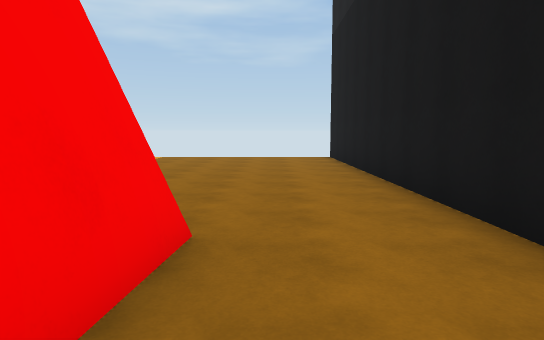
[1] (above)

21 first-person views from a walk through a 3-D level made in the Unity game engine. The camera is 1.5 m above the floor, tilts 6° down and sees 75° across. The floor is counted in squares, 2 m on a side. Each view is taken from the middle of a square. On the plan, view 1 faces up. The plan holds only what a view shows up to about 11 squares ahead; the rest is blank. The place goes on beyond the plan.

[2]
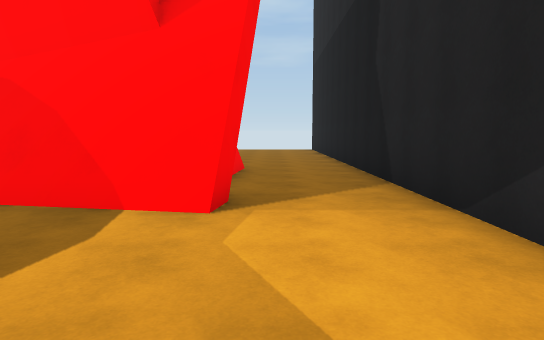

[3]
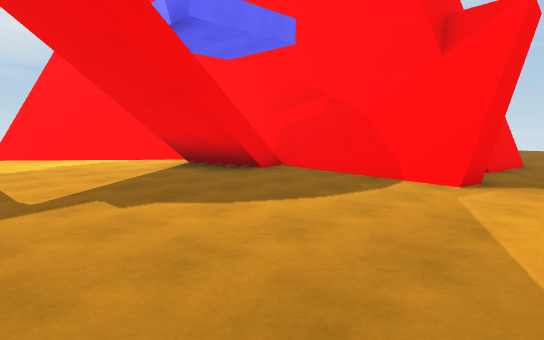

[4]
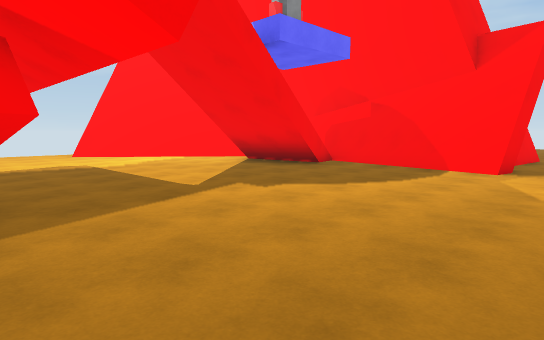

[5]
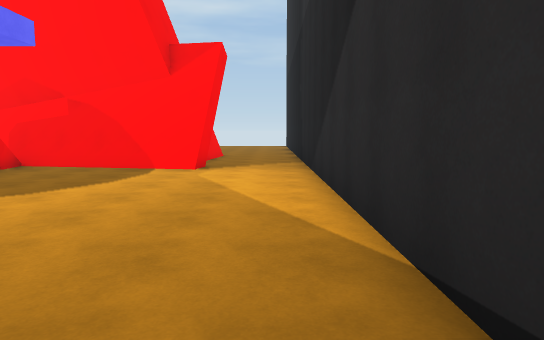

[6]
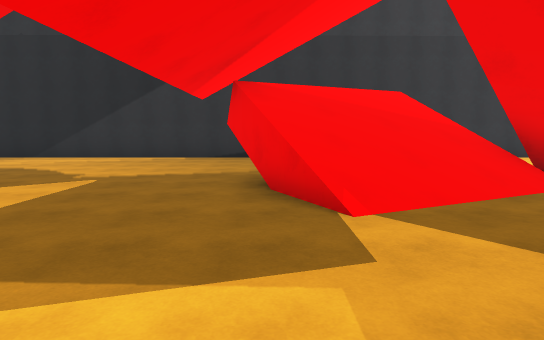

[7]
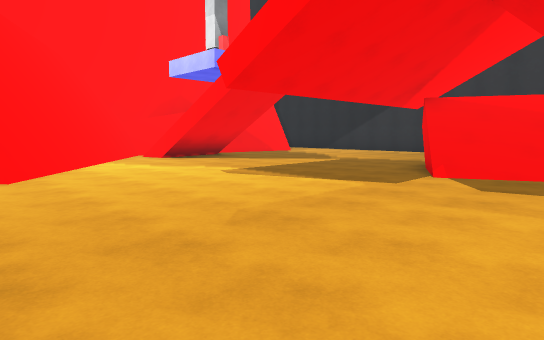

[8]
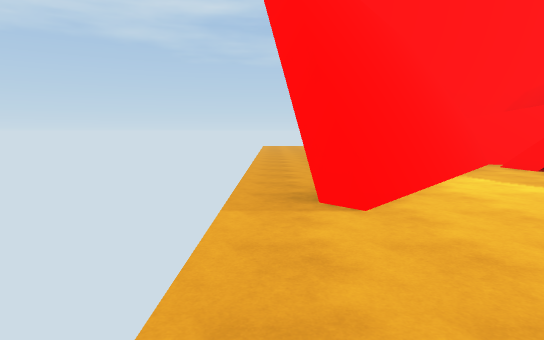

[9]
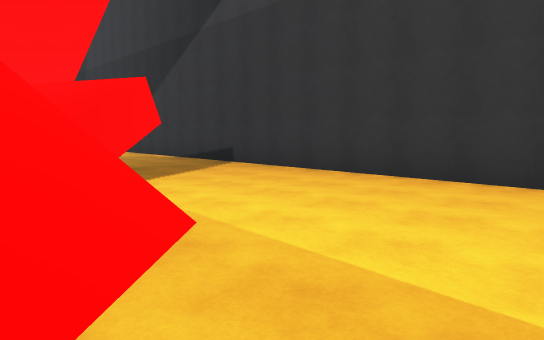

[10]
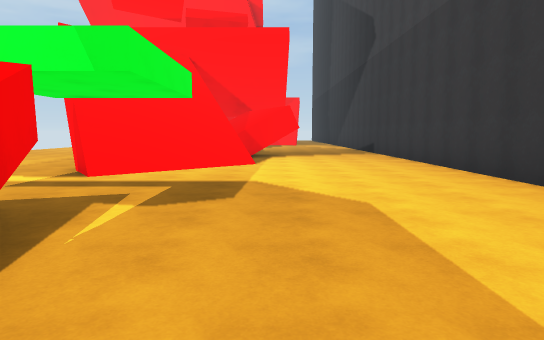

[11]
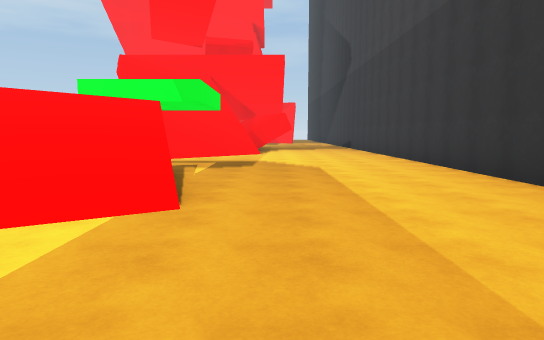

[12]
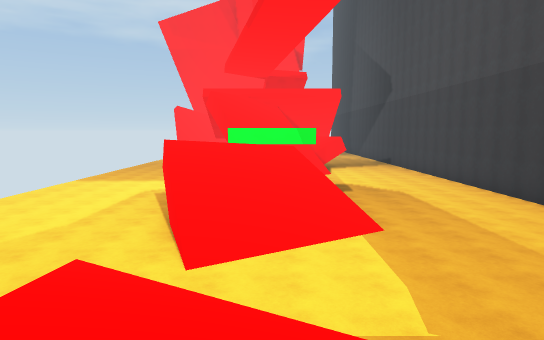

[13]
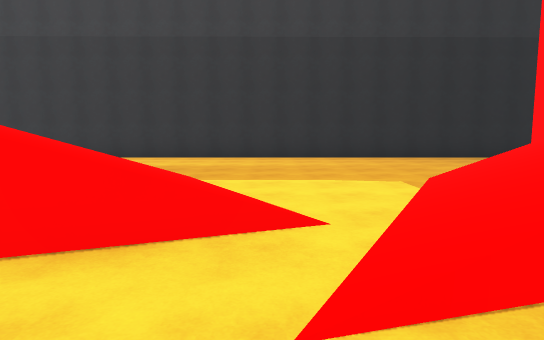

[14]
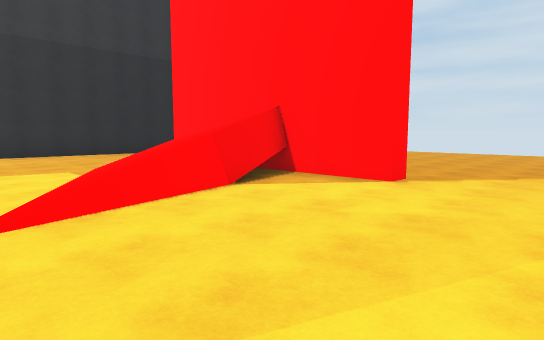

[15]
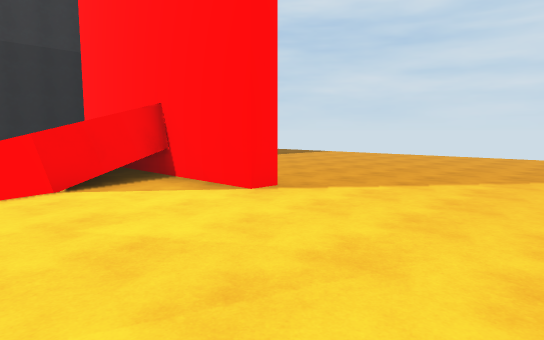

[16]
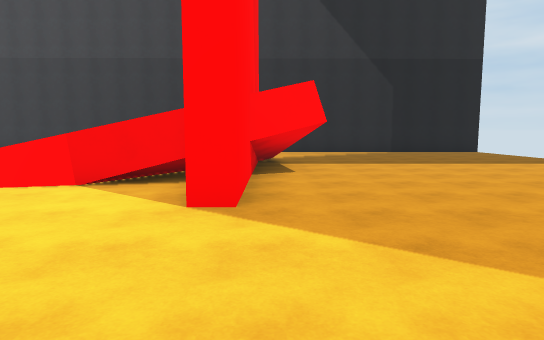

[17]
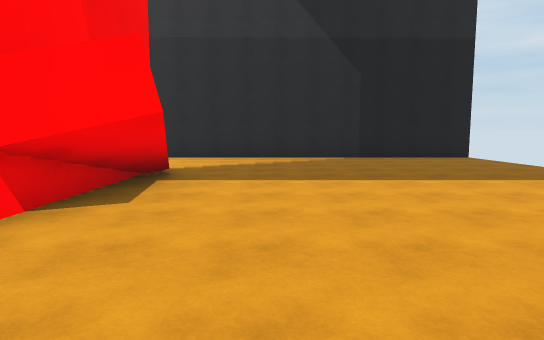

[18]
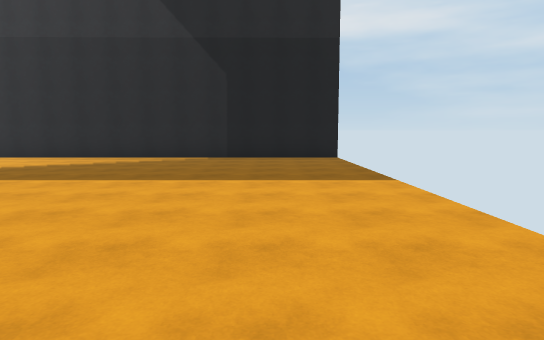

[19]
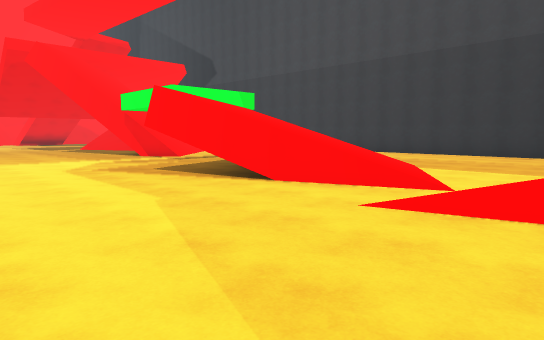

[20]
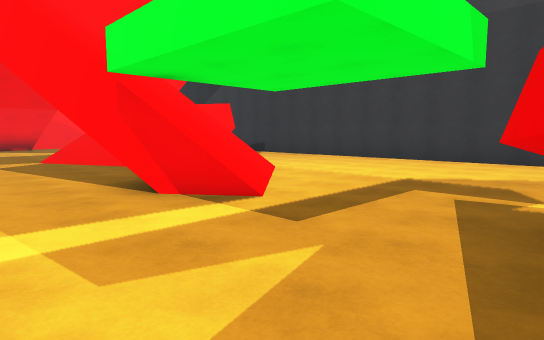

[21]
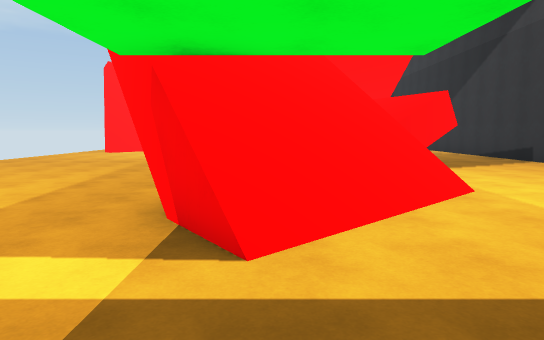

### Floor plan
Key: @ floor where view 1 was taken; # wall or solid block; . main floor; : floor 1.5 m higher than the main floor; + floor 2 m higher than the main floor; / step, stairs or slope; = window, fence, low wall or low ledge.
Columns run from 12 left of view 1 to 2 right of it. Each row starts with its distance up from view 1.
 11               #
 10          .....#
  9          .....#
  8          .....#
  7           ....#
  6           ....#
  5           ....#
  4            ...#
  3            ...#
  2 ..         #..#
  1 ..         #..#
  0 ..   ####  .@.#
 -1 ..  ########..#
 -2 .. ###  ......#
 -3 ..##.#  ......#
 -4 .##...........#
 -5 .#............#
 -6 ..............#
 -7 ..............#
 -8 ..............#
 -9 .......//=....#
-10 ....../////...#
-11 .......////...#
-12 ......./=/#...#
-13   ...../=/....#
-14    ...////....#
-15    ...////....#
-16    ...=#/.....#
-17   ...../......#
-18   ............#
-19 ..............#
-20 ...../#//.....#
-21 ....#////.....#
-22  ....////.....#
-23  ....#////....#
-24  ....////.....#
-25  .....//......#
-26  ....//.......#
-27 .....////.....#
-28 .....#////....#
-29 ......////....#
-30 ....###+/:  ..#
-31 ......#####...#
-32  .............#
-33  .............#
-34  .............#
-35  .............#
-36  .............#
-37  .............#
-38   ............#
-39               #

Positions as (right, up) in squares from view 1, and headings:
1: (0, 0), facing up
2: (0, -5), facing up
3: (1, -7), facing up-left
4: (1, -9), facing up-left
5: (1, -9), facing up
6: (-9, -9), facing right
7: (-12, -12), facing up-right
8: (-12, -9), facing up
9: (-4, -17), facing up-right
10: (-2, -23), facing up
11: (-2, -27), facing up
12: (-5, -30), facing up
13: (-9, -25), facing right
14: (-11, -25), facing down-right
15: (-12, -27), facing down-right
16: (-12, -31), facing right
17: (-9, -33), facing right
18: (-9, -37), facing right
19: (-11, -27), facing up-right
20: (-8, -20), facing up-right
21: (-5, -19), facing up
